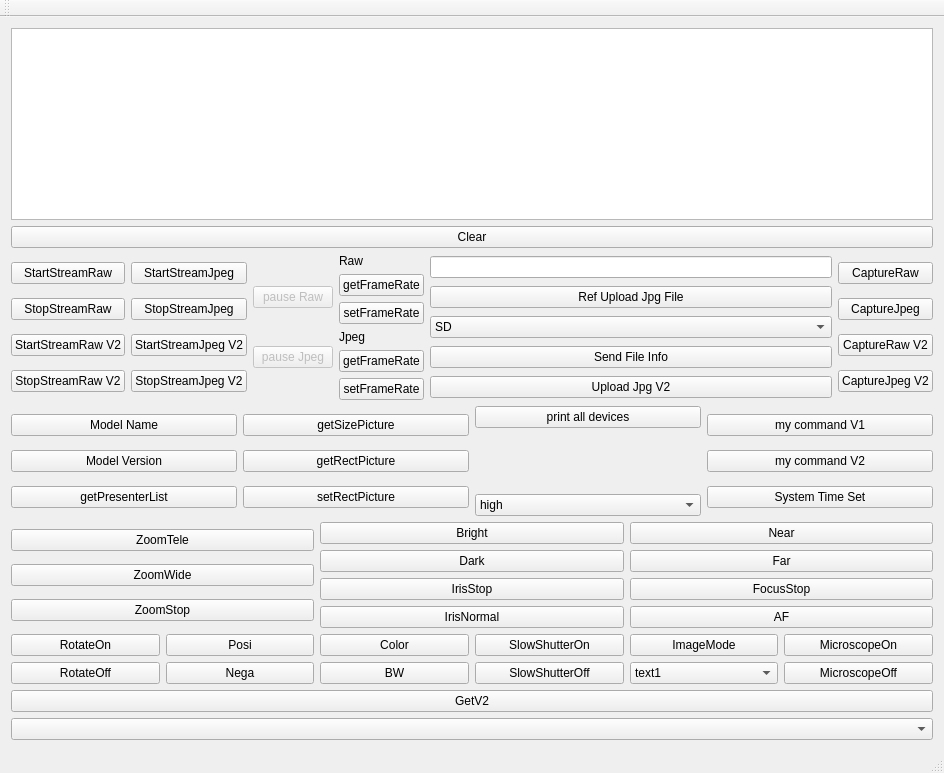
<?xml version="1.0" encoding="UTF-8"?>
<ui version="4.0">
 <class>MainWindow</class>
 <widget class="QMainWindow" name="MainWindow">
  <property name="geometry">
   <rect>
    <x>0</x>
    <y>0</y>
    <width>944</width>
    <height>773</height>
   </rect>
  </property>
  <property name="windowTitle">
   <string>MainWindow</string>
  </property>
  <widget class="QWidget" name="centralWidget">
   <layout class="QVBoxLayout" name="verticalLayout_4">
    <item>
     <widget class="QTextEdit" name="textEdit_log"/>
    </item>
    <item>
     <widget class="QPushButton" name="pushButton_clear">
      <property name="text">
       <string>Clear</string>
      </property>
     </widget>
    </item>
    <item>
     <layout class="QHBoxLayout" name="layoutStream">
      <item>
       <layout class="QVBoxLayout" name="layoutStreamRaw">
        <item>
         <widget class="QPushButton" name="pushStartStreamRaw">
          <property name="text">
           <string>StartStreamRaw</string>
          </property>
         </widget>
        </item>
        <item>
         <widget class="QPushButton" name="pushStopStreamRaw">
          <property name="text">
           <string>StopStreamRaw</string>
          </property>
         </widget>
        </item>
        <item>
         <widget class="QPushButton" name="pushStartStreamRawV2">
          <property name="text">
           <string>StartStreamRaw V2</string>
          </property>
         </widget>
        </item>
        <item>
         <widget class="QPushButton" name="pushStopStreamRawV2">
          <property name="text">
           <string>StopStreamRaw V2</string>
          </property>
         </widget>
        </item>
       </layout>
      </item>
      <item>
       <layout class="QVBoxLayout" name="layoutStreamJpeg">
        <item>
         <widget class="QPushButton" name="pushStartStreamJpeg">
          <property name="text">
           <string>StartStreamJpeg</string>
          </property>
         </widget>
        </item>
        <item>
         <widget class="QPushButton" name="pushStopStreamJpeg">
          <property name="text">
           <string>StopStreamJpeg</string>
          </property>
         </widget>
        </item>
        <item>
         <widget class="QPushButton" name="pushStartStreamJpegV2">
          <property name="text">
           <string>StartStreamJpeg V2</string>
          </property>
         </widget>
        </item>
        <item>
         <widget class="QPushButton" name="pushStopStreamJpegV2">
          <property name="text">
           <string>StopStreamJpeg V2</string>
          </property>
         </widget>
        </item>
       </layout>
      </item>
      <item>
       <layout class="QVBoxLayout" name="layoutPause">
        <item>
         <widget class="QPushButton" name="pushPauseRaw">
          <property name="enabled">
           <bool>false</bool>
          </property>
          <property name="text">
           <string>pause Raw</string>
          </property>
         </widget>
        </item>
        <item>
         <widget class="QPushButton" name="pushPauseJpeg">
          <property name="enabled">
           <bool>false</bool>
          </property>
          <property name="text">
           <string>pause Jpeg</string>
          </property>
         </widget>
        </item>
       </layout>
      </item>
      <item>
       <layout class="QVBoxLayout" name="layoutFrate">
        <item>
         <widget class="QLabel" name="label">
          <property name="text">
           <string>Raw</string>
          </property>
         </widget>
        </item>
        <item>
         <widget class="QPushButton" name="pushGetFRateRaw">
          <property name="text">
           <string>getFrameRate</string>
          </property>
         </widget>
        </item>
        <item>
         <widget class="QPushButton" name="pushSetFRateRaw">
          <property name="text">
           <string>setFrameRate</string>
          </property>
         </widget>
        </item>
        <item>
         <widget class="QLabel" name="label_2">
          <property name="text">
           <string>Jpeg</string>
          </property>
         </widget>
        </item>
        <item>
         <widget class="QPushButton" name="pushGetFRateJpeg">
          <property name="text">
           <string>getFrameRate</string>
          </property>
         </widget>
        </item>
        <item>
         <widget class="QPushButton" name="pushSetFRateJpeg">
          <property name="text">
           <string>setFrameRate</string>
          </property>
         </widget>
        </item>
       </layout>
      </item>
      <item>
       <layout class="QVBoxLayout" name="layoutFrate2">
        <item>
         <widget class="QLineEdit" name="lineEditUploadFilePathV2"/>
        </item>
        <item>
         <widget class="QPushButton" name="pushRefUploadFileV2">
          <property name="text">
           <string>Ref Upload Jpg File</string>
          </property>
         </widget>
        </item>
        <item>
         <widget class="QComboBox" name="comboDevTypeV2">
          <property name="currentIndex">
           <number>0</number>
          </property>
          <item>
           <property name="text">
            <string>SD</string>
           </property>
          </item>
          <item>
           <property name="text">
            <string>USB memory</string>
           </property>
          </item>
         </widget>
        </item>
        <item>
         <widget class="QPushButton" name="pushSendFileInfoV2">
          <property name="text">
           <string>Send File Info</string>
          </property>
         </widget>
        </item>
        <item>
         <widget class="QPushButton" name="pushUploadJpgV2">
          <property name="text">
           <string>Upload Jpg V2</string>
          </property>
         </widget>
        </item>
       </layout>
      </item>
      <item>
       <layout class="QVBoxLayout" name="layoutCapture">
        <item>
         <widget class="QPushButton" name="pushCaptureRaw">
          <property name="text">
           <string>CaptureRaw</string>
          </property>
         </widget>
        </item>
        <item>
         <widget class="QPushButton" name="pushCaptureJpeg">
          <property name="text">
           <string>CaptureJpeg</string>
          </property>
         </widget>
        </item>
        <item>
         <widget class="QPushButton" name="pushCaptureRawV2">
          <property name="text">
           <string>CaptureRaw V2</string>
          </property>
         </widget>
        </item>
        <item>
         <widget class="QPushButton" name="pushCaptureJpegV2">
          <property name="text">
           <string>CaptureJpeg V2</string>
          </property>
         </widget>
        </item>
       </layout>
      </item>
     </layout>
    </item>
    <item>
     <layout class="QHBoxLayout" name="layoutInfo">
      <item>
       <layout class="QVBoxLayout" name="layoutCamInfo">
        <item>
         <widget class="QPushButton" name="pushModelName">
          <property name="text">
           <string>Model Name</string>
          </property>
         </widget>
        </item>
        <item>
         <widget class="QPushButton" name="pushModelversion">
          <property name="text">
           <string>Model Version</string>
          </property>
         </widget>
        </item>
        <item>
         <widget class="QPushButton" name="pushGetPresenterList">
          <property name="text">
           <string>getPresenterList</string>
          </property>
         </widget>
        </item>
       </layout>
      </item>
      <item>
       <layout class="QVBoxLayout" name="layoutPictInfo">
        <item>
         <widget class="QPushButton" name="pushGetSize">
          <property name="text">
           <string>getSizePicture</string>
          </property>
         </widget>
        </item>
        <item>
         <widget class="QPushButton" name="pushGetRect">
          <property name="text">
           <string>getRectPicture</string>
          </property>
         </widget>
        </item>
        <item>
         <widget class="QPushButton" name="pushSetRect">
          <property name="text">
           <string>setRectPicture</string>
          </property>
         </widget>
        </item>
       </layout>
      </item>
      <item>
       <layout class="QVBoxLayout" name="verticalLayout">
        <item>
         <widget class="QPushButton" name="pushPrintAllDevice">
          <property name="text">
           <string>print all devices</string>
          </property>
         </widget>
        </item>
        <item>
         <spacer name="verticalSpacer">
          <property name="orientation">
           <enum>Qt::Vertical</enum>
          </property>
          <property name="sizeHint" stdset="0">
           <size>
            <width>20</width>
            <height>40</height>
           </size>
          </property>
         </spacer>
        </item>
        <item>
         <widget class="QComboBox" name="comboSize">
          <item>
           <property name="text">
            <string>high</string>
           </property>
          </item>
          <item>
           <property name="text">
            <string>mid</string>
           </property>
          </item>
          <item>
           <property name="text">
            <string>low</string>
           </property>
          </item>
         </widget>
        </item>
       </layout>
      </item>
      <item>
       <layout class="QVBoxLayout" name="verticalLayout_2">
        <item>
         <widget class="QPushButton" name="pushButton_myCmdV1">
          <property name="text">
           <string>my command V1</string>
          </property>
         </widget>
        </item>
        <item>
         <widget class="QPushButton" name="pushButton_myCmdV2">
          <property name="text">
           <string>my command V2</string>
          </property>
         </widget>
        </item>
        <item>
         <widget class="QPushButton" name="pushButton_setSysTime">
          <property name="text">
           <string>System Time Set</string>
          </property>
         </widget>
        </item>
       </layout>
      </item>
     </layout>
    </item>
    <item>
     <layout class="QHBoxLayout" name="layoutCamcon">
      <item>
       <layout class="QVBoxLayout" name="layoutZoom">
        <item>
         <widget class="QPushButton" name="pushZoomTele">
          <property name="text">
           <string>ZoomTele</string>
          </property>
         </widget>
        </item>
        <item>
         <widget class="QPushButton" name="pushZoomWide">
          <property name="text">
           <string>ZoomWide</string>
          </property>
         </widget>
        </item>
        <item>
         <widget class="QPushButton" name="pushZoomStop">
          <property name="text">
           <string>ZoomStop</string>
          </property>
         </widget>
        </item>
       </layout>
      </item>
      <item>
       <layout class="QVBoxLayout" name="layoutIris">
        <item>
         <widget class="QPushButton" name="pushIrisOpen">
          <property name="text">
           <string>Bright</string>
          </property>
         </widget>
        </item>
        <item>
         <widget class="QPushButton" name="pushIrisClose">
          <property name="text">
           <string>Dark</string>
          </property>
         </widget>
        </item>
        <item>
         <widget class="QPushButton" name="pushIrisStop">
          <property name="text">
           <string>IrisStop</string>
          </property>
         </widget>
        </item>
        <item>
         <widget class="QPushButton" name="pushIrisNormal">
          <property name="text">
           <string>IrisNormal</string>
          </property>
         </widget>
        </item>
       </layout>
      </item>
      <item>
       <layout class="QVBoxLayout" name="layoutFocus">
        <item>
         <widget class="QPushButton" name="pushFocusNear">
          <property name="text">
           <string>Near</string>
          </property>
         </widget>
        </item>
        <item>
         <widget class="QPushButton" name="pushFocusFar">
          <property name="text">
           <string>Far</string>
          </property>
         </widget>
        </item>
        <item>
         <widget class="QPushButton" name="pushFocusStop">
          <property name="text">
           <string>FocusStop</string>
          </property>
         </widget>
        </item>
        <item>
         <widget class="QPushButton" name="pushFocusAuto">
          <property name="text">
           <string>AF</string>
          </property>
         </widget>
        </item>
       </layout>
      </item>
     </layout>
    </item>
    <item>
     <layout class="QHBoxLayout" name="layoutCamcon2">
      <item>
       <layout class="QVBoxLayout" name="layoutRotate">
        <item>
         <widget class="QPushButton" name="pushRotateOn">
          <property name="text">
           <string>RotateOn</string>
          </property>
         </widget>
        </item>
        <item>
         <widget class="QPushButton" name="pushRotateOff">
          <property name="text">
           <string>RotateOff</string>
          </property>
         </widget>
        </item>
       </layout>
      </item>
      <item>
       <layout class="QVBoxLayout" name="layoutPosiNega">
        <item>
         <widget class="QPushButton" name="pushPosi">
          <property name="text">
           <string>Posi</string>
          </property>
         </widget>
        </item>
        <item>
         <widget class="QPushButton" name="pushNega">
          <property name="text">
           <string>Nega</string>
          </property>
         </widget>
        </item>
       </layout>
      </item>
      <item>
       <layout class="QVBoxLayout" name="layoutColorBw">
        <item>
         <widget class="QPushButton" name="pushColor">
          <property name="text">
           <string>Color</string>
          </property>
         </widget>
        </item>
        <item>
         <widget class="QPushButton" name="pushBw">
          <property name="text">
           <string>BW</string>
          </property>
         </widget>
        </item>
       </layout>
      </item>
      <item>
       <layout class="QVBoxLayout" name="layoutSlowShutter">
        <item>
         <widget class="QPushButton" name="pushSHOn">
          <property name="text">
           <string>SlowShutterOn</string>
          </property>
         </widget>
        </item>
        <item>
         <widget class="QPushButton" name="pushSHOff">
          <property name="text">
           <string>SlowShutterOff</string>
          </property>
         </widget>
        </item>
       </layout>
      </item>
      <item>
       <layout class="QVBoxLayout" name="layoutImageMode">
        <item>
         <widget class="QPushButton" name="pushImageMode">
          <property name="text">
           <string>ImageMode</string>
          </property>
         </widget>
        </item>
        <item>
         <widget class="QComboBox" name="comboImageMode">
          <item>
           <property name="text">
            <string>text1</string>
           </property>
          </item>
          <item>
           <property name="text">
            <string>text2</string>
           </property>
          </item>
          <item>
           <property name="text">
            <string>text3</string>
           </property>
          </item>
          <item>
           <property name="text">
            <string>graphics1</string>
           </property>
          </item>
          <item>
           <property name="text">
            <string>graphics2</string>
           </property>
          </item>
         </widget>
        </item>
       </layout>
      </item>
      <item>
       <layout class="QVBoxLayout" name="layoutMicroscope">
        <item>
         <widget class="QPushButton" name="pushMSOn">
          <property name="text">
           <string>MicroscopeOn</string>
          </property>
         </widget>
        </item>
        <item>
         <widget class="QPushButton" name="pushMSOff">
          <property name="text">
           <string>MicroscopeOff</string>
          </property>
         </widget>
        </item>
       </layout>
      </item>
     </layout>
    </item>
    <item>
     <widget class="QPushButton" name="pushGetV2">
      <property name="text">
       <string>GetV2</string>
      </property>
     </widget>
    </item>
    <item>
     <widget class="QComboBox" name="comboCommand"/>
    </item>
   </layout>
  </widget>
  <widget class="QMenuBar" name="menuBar">
   <property name="geometry">
    <rect>
     <x>0</x>
     <y>0</y>
     <width>944</width>
     <height>17</height>
    </rect>
   </property>
  </widget>
  <widget class="QToolBar" name="mainToolBar">
   <attribute name="toolBarArea">
    <enum>TopToolBarArea</enum>
   </attribute>
   <attribute name="toolBarBreak">
    <bool>false</bool>
   </attribute>
  </widget>
  <widget class="QStatusBar" name="statusBar"/>
 </widget>
 <layoutdefault spacing="6" margin="11"/>
 <resources/>
 <connections/>
</ui>
